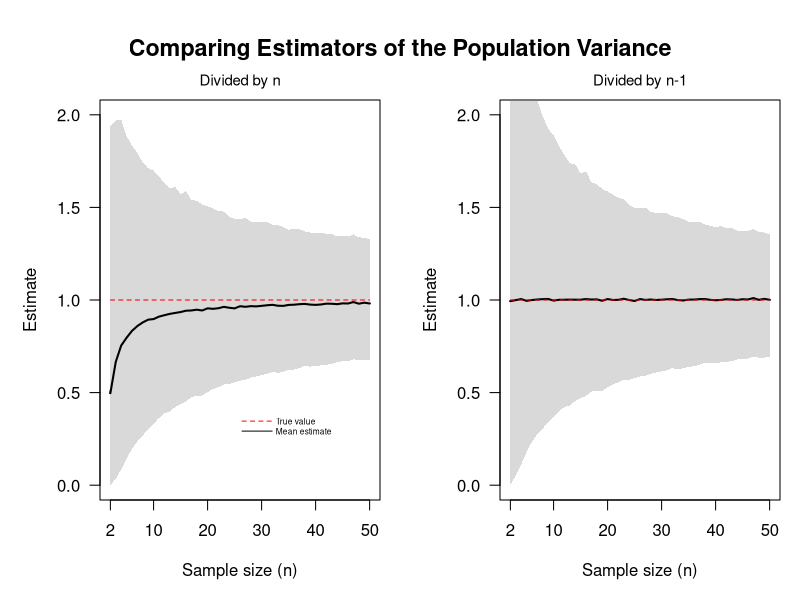

This chart was generated by the following R code:
#===============================================================================
# AEM 6850
# Monte Carlo simulations
# Biased (divide by n) vs unbiased (divide by n-1) variance estimators
#===============================================================================

# = = = = = = = = = = = = = = = = = = = = = = = = = = = = = = = = = = = = = = =
# 1). Preliminary -----
# = = = = = = = = = = = = = = = = = = = = = = = = = = = = = = = = = = = = = = =

# Working directories
dir <- list()
dir$root <- dirname(getwd())
dir$output_figure <- paste(dir$root,"/output_figure",sep="")

# = = = = = = = = = = = = = = = = = = = = = = = = = = = = = = = = = = = = = = =
# 2). Main code -----
# = = = = = = = = = = = = = = = = = = = = = = = = = = = = = = = = = = = = = = =

# Generate data
N <- 100000   
sig <- 1         
B <- 10000       
n.seq <- 2:50    

pop <- rnorm(N, mean = 0, sd = sqrt(sig)) # Create a population w/ mean 0 and variance 1

# Run Monte Carlo Simulation
set.seed(123)
out <- sapply(n.seq, function(n) {
  sim <- replicate(B, {
    x <- sample(pop, n, replace = FALSE)
    var_biased <- mean((x - mean(x))^2) # divide by n
    var_bessel <- sum((x - mean(x))^2) / (n - 1) # divide by n-1
    c(var_biased, var_bessel) # stores two variance estimates for every simulation
  })
  
  # Transpose the matrix for summary statistics
  sim <- t(sim)
  
  c(mean_var_biased  = mean(sim[,1]), mean_var_bessel  = mean(sim[,2]),
    Int_5_var_biased = as.numeric(quantile(sim[,1], 0.05)), Int_95_var_biased= as.numeric(quantile(sim[,1], 0.95)),
    Int_5_var_bessel = as.numeric(quantile(sim[,2], 0.05)), Int_95_var_bessel= as.numeric(quantile(sim[,2], 0.95)))
})

# Convert to data frame
out <- t(out)
out <- data.frame(n = n.seq, out)

# = = = = = = = = = = = = = = = = = = = = = = = = = = = = = = = = = = = = = = =
# 3). Plot -----
# = = = = = = = = = = = = = = = = = = = = = = = = = = = = = = = = = = = = = = =

# Save as png
png(paste0(dir$output_figure, "/Monte_Carlo_Sim.png"), width=1800, height=1200, res=275)

par(mfrow = c(1,2), mar = c(5,5,2,1), oma = c(0, 0, 3, 0))

# Plot 1: divided by n
plot(out$n, out$mean_var_biased, type="l", lwd=2, col="black", xaxt="n", ylim=c(0,2), xlab="Sample size (n)", ylab="Estimate",
     main="Divided by n", las=1, cex.main = 0.9, font.main=1) # where out$n is x-axis and out$mean_var_biased is y-axis

axis(1, at = c(2,10,20,30,40,50), labels = c(2,10,20,30,40,50))
polygon(c(out$n, rev(out$n)), c(out$Int_5_var_biased, rev(out$Int_95_var_biased)), col=gray(0.85), border=NA)

# Draw True value and Mean estimate
lines(out$n, out$mean_var_biased, lwd=2, col="black")
segments(x0=min(out$n), y0=1, x1=max(out$n), y1=1, col="red", lty=2)

# Legend
legend(x = 25, y = 0.4, legend = c("True value", "Mean estimate"), col = c("red", "black"), lty = c(2,1), 
       seg.len = 4, bty = "n", cex = 0.5, x.intersp = 0.5, y.intersp = 1) 

# Plot 2: divided by n-1
plot(out$n, out$mean_var_bessel, type="l", lwd=2, col="black", xaxt="n", ylim=c(0,2), xlab="Sample size (n)", ylab="Estimate",
     main="Divided by n-1", las=1, cex.main = 0.9, font.main=1)

# Set polygon to stay within y-limits
ymin <- 0
ymax <- 2.075
y_lower <- pmax(out$Int_5_var_bessel, ymin)
y_upper <- pmin(out$Int_95_var_bessel, ymax)

axis(1, at = c(2,10,20,30,40,50), labels = c(2,10,20,30,40,50))
polygon(c(out$n, rev(out$n)), c(y_lower, rev(y_upper)), col=gray(0.85), border=NA)

lines(out$n, out$mean_var_bessel, lwd=2, col="black")
segments(x0=min(out$n), y0=1, x1=max(out$n), y1=1, col="red", lty=2)

# Add title
mtext("Comparing Estimators of the Population Variance", outer = TRUE, cex = 1.4, font = 2)

dev.off()
